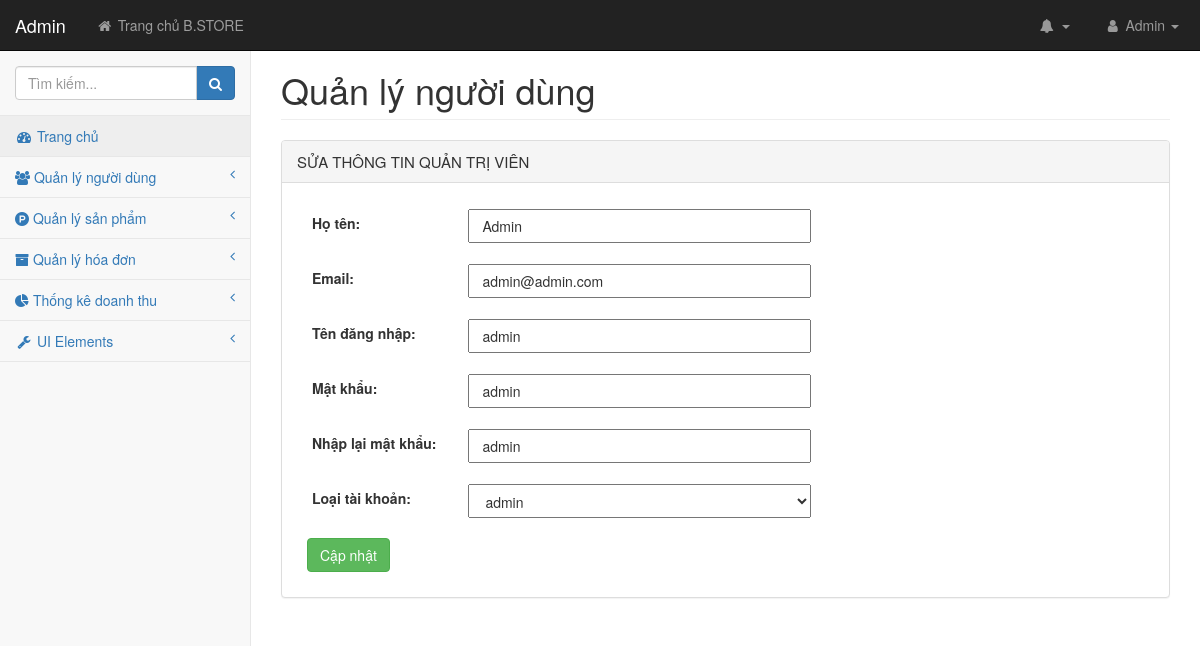
/admin/pages/useredit.php?username=admin (signed in), run on the app's committed database.
### tables this page shows
CREATE TABLE `tbl_quantri` (
  `tenDangNhap` varchar(255) NOT NULL,
  `matKhau` varchar(255) NOT NULL,
  `tenNguoiQuanTri` varchar(255) NOT NULL,
  `thuDienTuQT` varchar(255) NOT NULL,
  `trangThai` varchar(255) NOT NULL DEFAULT 'Active',
  `maVaiTro` int(11) NOT NULL
);

CREATE TABLE `tbl_vaitro` (
  `maVaiTro` int(11) NOT NULL,
  `tenVaiTro` varchar(255) NOT NULL
);

### admin/lib/database.php (called while the page is built, shortened)
<?php
Class Database{
   public $host   = DB_HOST;
   public $user   = DB_USER;
   public $pass   = DB_PASS;
   public $dbname = DB_NAME;
   public $link;
private function connectDB(){
   $this->link = new mysqli($this->host, $this->user, $this->pass,
    $this->dbname);
 }
public function select($query){
  $result = $this->link->query($query) or
   die($this->link->error.__LINE__);
  if($result->num_rows > 0){
    return $result;
  } else {
    return false;
  }
 }
}

### admin/classes/user.php (called while the page is built, shortened)
<?php
	require_once '../lib/database.php';
?>
<?php
	class user
	{
		private $db;
		public function __construct()
		{
			$this->db = new Database();
		}
		public function getUserByName($name){
			$query = "SELECT * FROM tbl_quantri WHERE tenDangNhap = '$name' ";
			$result = $this->db->select($query);
			return $result;
		}
		public function show_usertype()
		{
			$query = "SELECT * FROM tbl_vaitro";
			$result = $this->db->select($query);
			return $result;
		}
	}
?>

### admin/pages/useredit.php (the view, shortened to what this page needs)
<?php include 'header.php'; ?>
<?php include_once '../classes/user.php'; ?>
<?php
    $user = new user();
    if (!isset($_GET['username']) || $_GET['username'] == ''){
        echo "<script>window.location = 'userlist.php'</script>";
    }else{
        $name = $_GET['username'];
    }
?>
            <div id="page-wrapper">
                <div class="container-fluid">
                    <div class="row">
                        <div class="col-lg-12">
                            <h1 class="page-header">Quản lý người dùng</h1>
                        </div>
                    </div>
                    <div class="panel panel-default">
                        <div class="panel-heading">
                            <span class="textHeading">Sửa thông tin quản trị viên</span>
                        </div>
                        <div class="panel-body">
                        <?php
                            $userList = $user->getUserByName($name);
                            if ($userList){
                                while ($result_user = $userList->fetch_assoc()) {
                        ?>
                            <form action="" method="POST" enctype="multipart/form-data" name="formUser" onsubmit="return validationForm()">
                                <table style="width: 100%;">
                                <tr>
                                    <td class="tabLabel">
                                        <label class="labelAddProduct">Họ tên:  </label>
                                    </td>
                                    <td>
                                        <input type="text" name="tenNguoiQuanTri" value="<?php echo $result_user['tenNguoiQuanTri'] ?>" class="inputAddProduct" autofocus>
                                    </td>
                                </tr>
                                <tr>
                                    <td class="tabLabel">
                                        <label class="labelAddProduct">Email: </label>
                                    </td>
                                    <td>
                                        <input type="email" name="thuDienTuQT" value="<?php echo $result_user['thuDienTuQT'] ?>" class="inputAddProduct" >
                                    </td>
                                </tr>
                                  <tr>
                                    <td class="tabLabel">
                                        <label class="labelAddProduct">Tên đăng nhập: </label>
                                    </td>
                                    <td>
                                        <input type="text" name="tenDangNhap" value="<?php echo $result_user['tenDangNhap'] ?>" class="inputAddProduct" >
                                    </td>
                                </tr>
                                 <tr>
                                    <td class="tabLabel">
                                        <label class="labelAddProduct">Mật khẩu: </label>
                                    </td>
                                    <td>
                                        <input type="text" name="matKhau" value="<?php echo $result_user['matKhau'] ?>" class="inputAddProduct" >
                                    </td>
                                </tr>
                                <tr>
                                    <td class="tabLabel">
                                        <label class="labelAddProduct">Nhập lại mật khẩu: </label>
                                    </td>
                                    <td>
                                        <input type="text" name="matKhau2" value="<?php echo $result_user['matKhau'] ?>" class="inputAddProduct" >
                                    </td>
                                </tr>
                                 <tr>
                                    <td class="tabLabel">
                                        <label class="labelAddProduct">Loại tài khoản: </label>
                                    </td>
                                    <td>
                                        <select class="inputAddProduct" name="maVaiTro" required>
                                            <?php
                                                $userTypeList = $user->show_usertype();
                                                if ($userTypeList){
                                                    while ($result_type = $userTypeList->fetch_assoc()) {
                                            ?>
                                            <option
                                            <?php
                                                if ($result_type['maVaiTro'] == $result_user['maVaiTro'] ){ echo 'selected'; }
                                            ?>
                                            value="<?php echo $result_type['maVaiTro']; ?>"><?php echo $result_type['tenVaiTro']; ?>
                                            </option>
                                            <?php
                                                }
                                            }
                                            ?>
                                        </select>
                                    </td>
                                </tr>
                                 </table>
                                 <input type="submit" name="submit" value="Cập nhật" class="btn btn-success" style="margin: 10px;">
                            </form>
                            <?php
                                }
                            }
                            ?>
                         </div>
                    </div>
                                </div>
                            </div>
                        </div>
        <link rel="stylesheet" type="text/css" href="../css/style.css">
    </body>
</html>

### admin/css/style.css (style rules this page uses)
.inputAddProduct { width: 50%; height: 34px; padding: 6px 12px; font-size: 14px; }
.labelAddProduct { font-size: 14px; padding: 15px; }
td.tabLabel { width: 20%; }
.textHeading { font-size: 15px; text-transform: uppercase; }

### admin/css/startmin.css (style rules this page uses)
body { background-color: #f8f8f8; }
#page-wrapper { padding-top: 30px; min-height: 568px; background-color: #fff; }
@media (min-width:768px) { #page-wrapper { position: inherit; margin-left: 250px; padding: 30px 15px 0 15px; border-left: 1px solid #e7e7e7; } }

### data on the page
tbl_quantri: tenNguoiQuanTri "Admin", thuDienTuQT "admin@admin.com", tenDangNhap "admin", matKhau "admin", matKhau2 "admin", maVaiTro "admin"

### other printed values
Session::get('tenNguoiQuanTri') "Admin"
